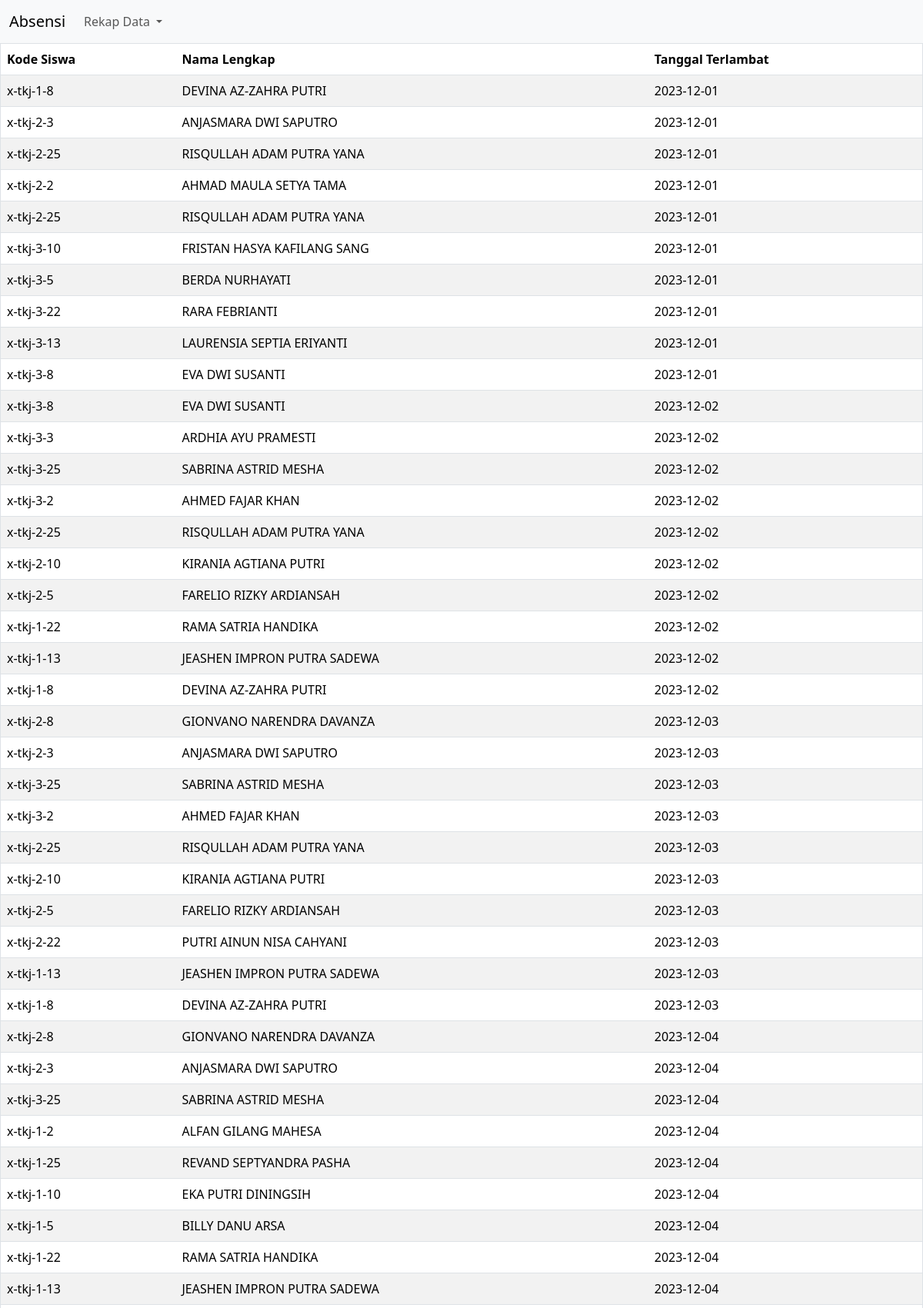
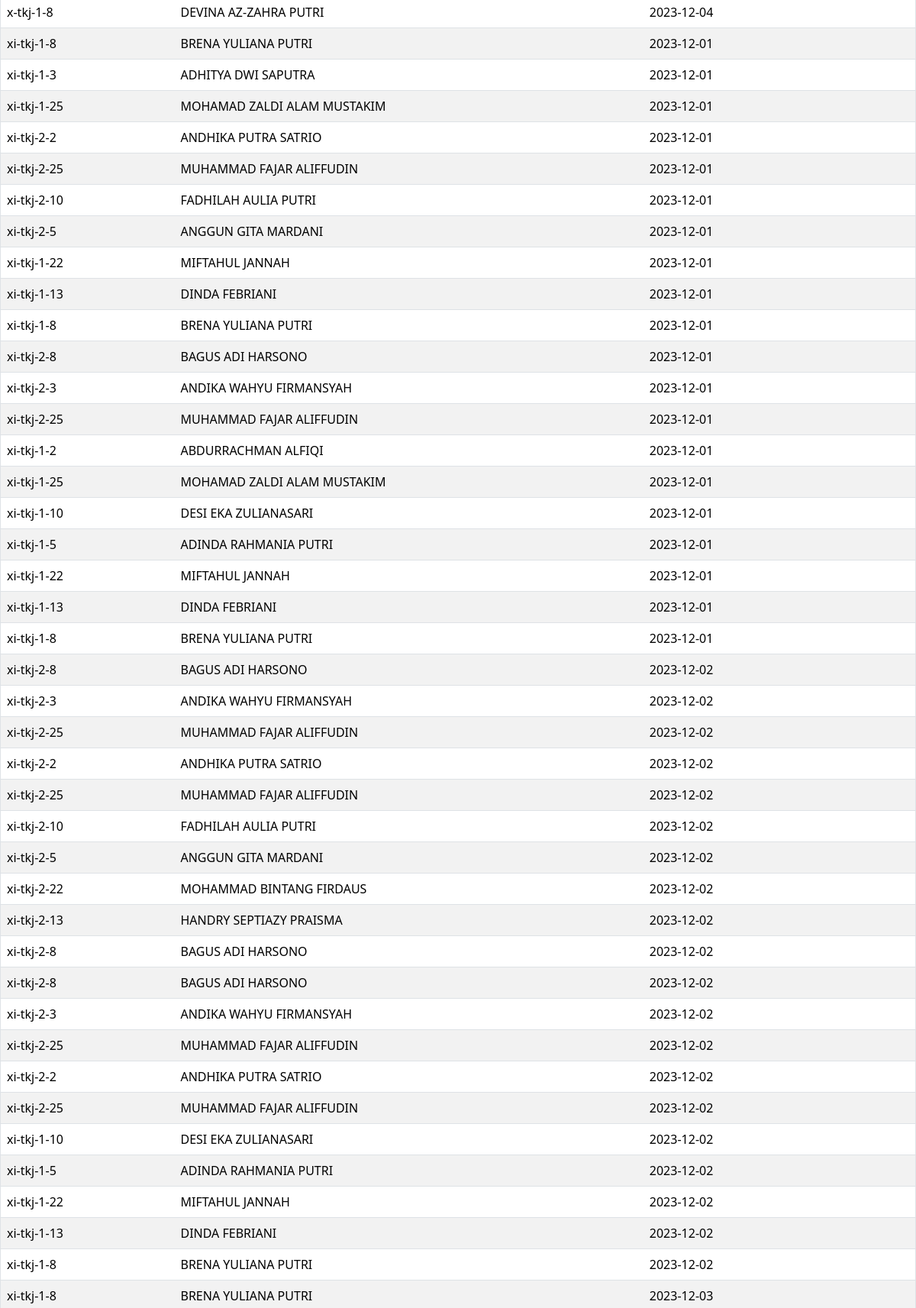
The page /rekap_absensi_all.php (upper part) on the database its author committed (2 pictures, top to bottom).
### tables this page shows
CREATE TABLE `data_siswa` (
  `id` int(11) NOT NULL,
  `kode_siswa` varchar(15) NOT NULL,
  `nama` varchar(50) NOT NULL,
  `tahun` varchar(9) DEFAULT '2023-2024'
);

### rekap_absensi_all.php (the view, shortened to what this page needs)
<!doctype html>
<html lang="en">
  <head>
    <link href="https://cdn.jsdelivr.net/npm/bootstrap@5.3.2/dist/css/bootstrap.min.css" rel="stylesheet">
  </head>
  <body>
    <header>
      <nav class="navbar navbar-expand-lg bg-body-tertiary">
  <div class="container-fluid">
    <a class="navbar-brand" href="https://absensi.smktb.sch.id">Absensi</a>
    <div class="collapse navbar-collapse" id="navbarSupportedContent">
      <ul class="navbar-nav me-auto mb-2 mb-lg-0">
        <li class="nav-item dropdown">
          <a class="nav-link dropdown-toggle" href="#" role="button" data-bs-toggle="dropdown" aria-expanded="false">
            Rekap Data
          </a>
        </li>
      </ul>
    </div>
  </div>
</nav>
    </header>
<?php
$host = 'localhost';
$username = 'abse_abseni';
$password = 'absensi';
$database = 'abse_absensi';
$koneksi = new mysqli($host, $username, $password, $database);
$query = "SELECT kode_siswa, waktu FROM absensi";
$result = $koneksi->query($query);
if ($result->num_rows > 0) {
    echo "<table border='1' id='tbl_exporttable_to_xls' class='table table-striped table-hover'>
     <thead>
            <th>Kode Siswa</th>
            <th>Nama Lengkap</th>
            <th>Tanggal Terlambat</th>
        </thead>
        <tbody>
        ";
    while ($row = $result->fetch_assoc()) {
        echo "<tr>";
        echo "<td>" . $row['kode_siswa'] . "</td>";
        $ambilnama = "SELECT nama from data_siswa where kode_siswa='". $row['kode_siswa'] ."'";
        $hasil = $koneksi->query($ambilnama);
        while($rows = $hasil->fetch_assoc()){
        echo "<td>" . $rows['nama'] ."</td>";}
        echo "<td>" . $row['waktu'] . "</td>";
        echo "</tr>";
    }
    echo "
    </tbody>
    </table>
    ";
} else {
    echo "Tidak ada data absensi.";
}
?>
  </body>
</html>

### rows shown on the page
data_siswa: nama "DEVINA AZ-ZAHRA PUTRI"
data_siswa: nama "ANJASMARA DWI SAPUTRO"
data_siswa: nama "RISQULLAH ADAM PUTRA YANA"
data_siswa: nama "AHMAD MAULA SETYA TAMA"
data_siswa: nama "FRISTAN HASYA KAFILANG SANG"
data_siswa: nama "BERDA NURHAYATI"
data_siswa: nama "RARA FEBRIANTI"
data_siswa: nama "LAURENSIA SEPTIA ERIYANTI"
data_siswa: nama "EVA DWI SUSANTI"
data_siswa: nama "ARDHIA AYU PRAMESTI"
data_siswa: nama "SABRINA ASTRID MESHA"
data_siswa: nama "AHMED FAJAR KHAN"
data_siswa: nama "KIRANIA AGTIANA PUTRI"
data_siswa: nama "FARELIO RIZKY ARDIANSAH"
data_siswa: nama "RAMA SATRIA HANDIKA"
data_siswa: nama "JEASHEN IMPRON PUTRA SADEWA"
data_siswa: nama "GIONVANO NARENDRA DAVANZA"
data_siswa: nama "PUTRI AINUN NISA CAHYANI"
data_siswa: nama "ALFAN GILANG MAHESA"
data_siswa: nama "REVAND SEPTYANDRA PASHA"
data_siswa: nama "EKA PUTRI DININGSIH"
data_siswa: nama "BILLY DANU ARSA"
data_siswa: nama "BRENA YULIANA PUTRI"
data_siswa: nama "ADHITYA DWI SAPUTRA"
data_siswa: nama "MOHAMAD ZALDI ALAM MUSTAKIM"
data_siswa: nama "ANDHIKA PUTRA SATRIO"
data_siswa: nama "MUHAMMAD FAJAR ALIFFUDIN"
data_siswa: nama "FADHILAH AULIA PUTRI"
data_siswa: nama "ANGGUN GITA MARDANI"
data_siswa: nama "MIFTAHUL JANNAH"
data_siswa: nama "DINDA FEBRIANI"
data_siswa: nama "BAGUS ADI HARSONO"
data_siswa: nama "ANDIKA WAHYU FIRMANSYAH"
data_siswa: nama "ABDURRACHMAN ALFIQI"
data_siswa: nama "DESI EKA ZULIANASARI"
data_siswa: nama "ADINDA RAHMANIA PUTRI"
data_siswa: nama "MOHAMMAD BINTANG FIRDAUS"
data_siswa: nama "HANDRY SEPTIAZY PRAISMA"

### other values the page prints
$row['kode_siswa'] "x-tkj-1-8"
$row['waktu'] "2023-12-01"
$row['kode_siswa'] "x-tkj-2-3"
$row['kode_siswa'] "x-tkj-2-25"
$row['kode_siswa'] "x-tkj-2-2"
$row['kode_siswa'] "x-tkj-3-10"
$row['kode_siswa'] "x-tkj-3-5"
$row['kode_siswa'] "x-tkj-3-22"
$row['kode_siswa'] "x-tkj-3-13"
$row['kode_siswa'] "x-tkj-3-8"
$row['waktu'] "2023-12-02"
$row['kode_siswa'] "x-tkj-3-3"
$row['kode_siswa'] "x-tkj-3-25"
$row['kode_siswa'] "x-tkj-3-2"
$row['kode_siswa'] "x-tkj-2-10"
